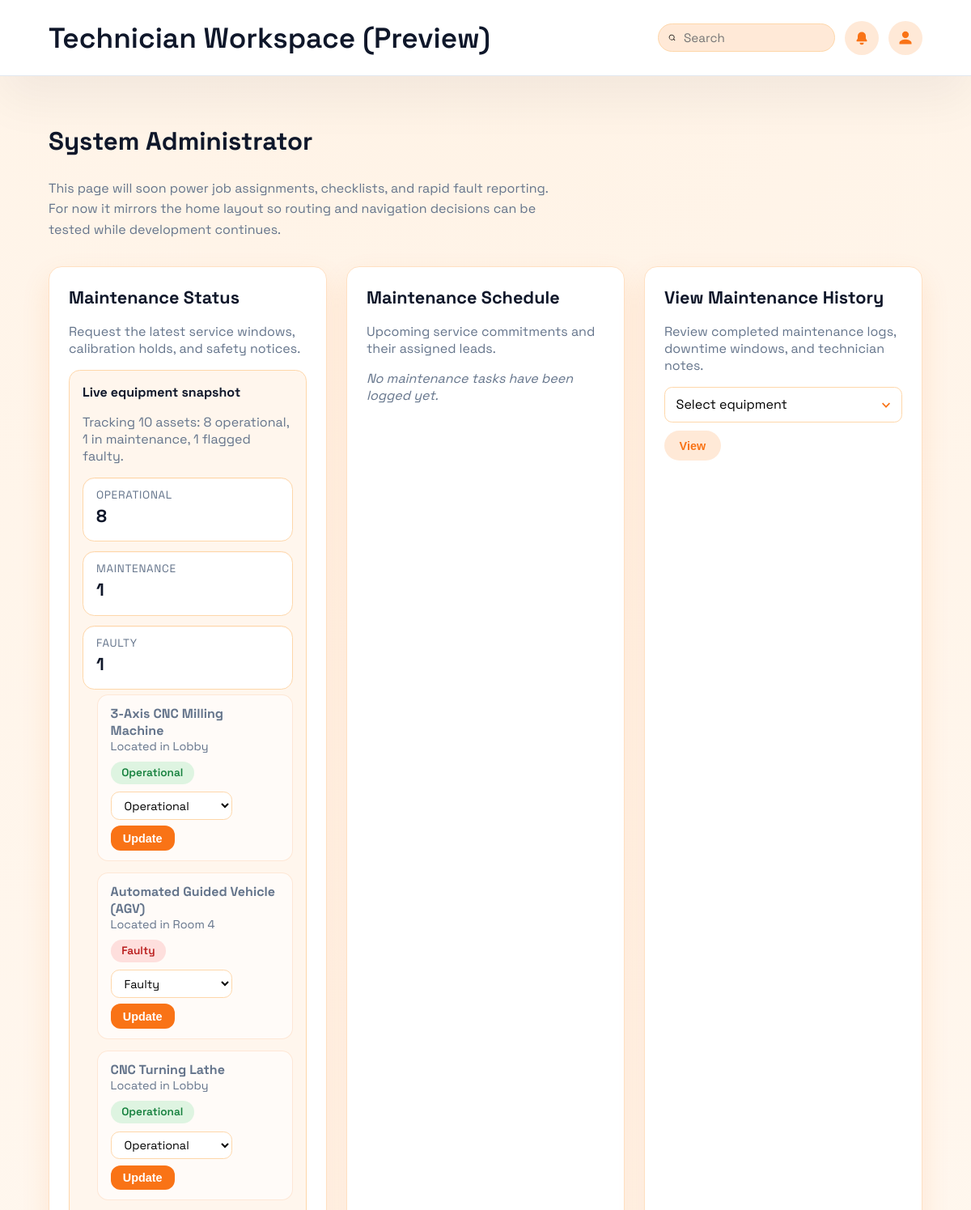
Before: /technician.php (signed in, upper part) with the older database file.
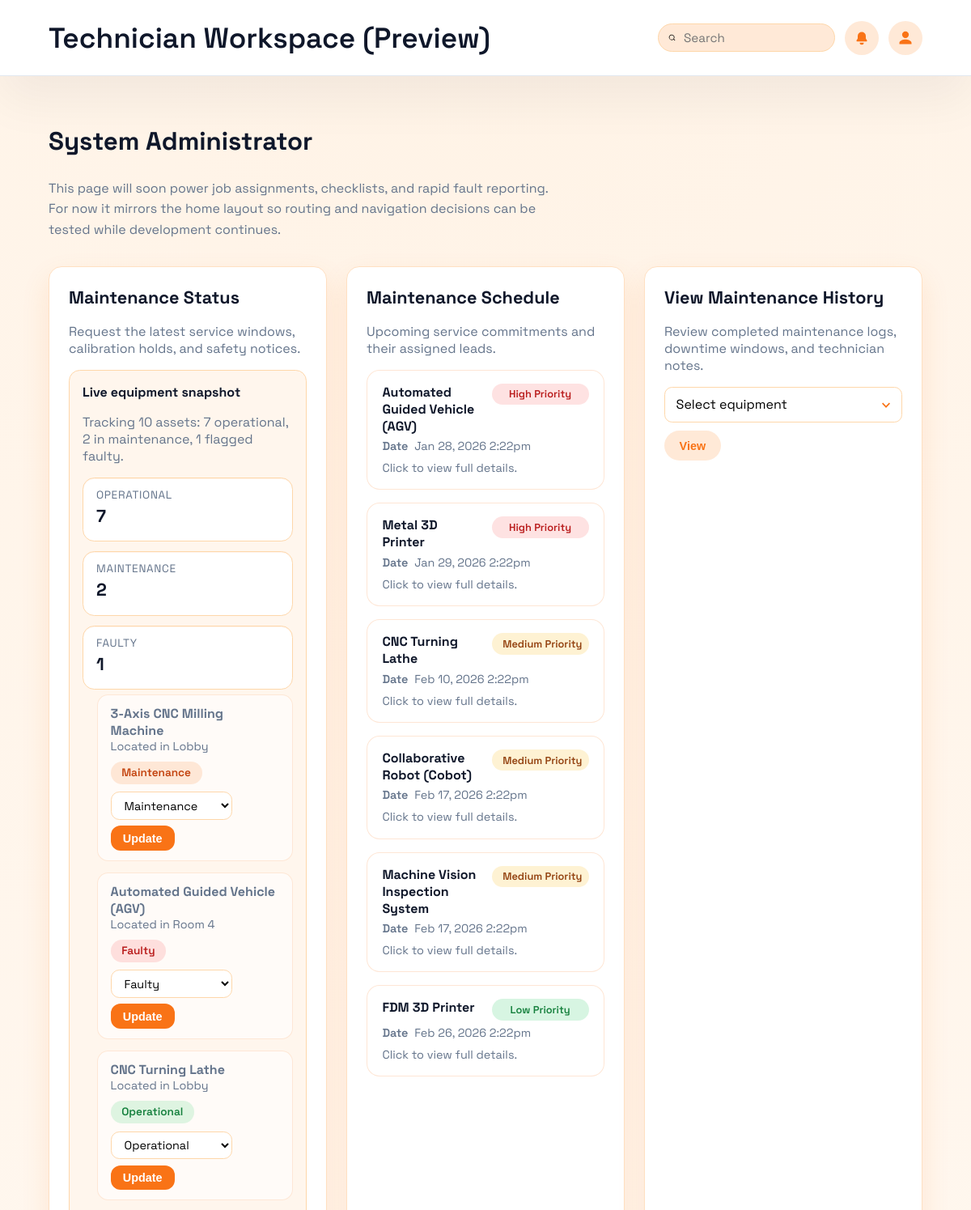
After: the same page with the newer database file.
### tables this page shows
CREATE TABLE `equipment` (
  `equipment_id` bigint(20) NOT NULL,
  `serial_no` varchar(80) DEFAULT NULL,
  `name` varchar(120) NOT NULL,
  `category` varchar(60) NOT NULL,
  `location` varchar(80) DEFAULT NULL,
  `manufacturer` varchar(80) DEFAULT NULL,
  `model` varchar(80) DEFAULT NULL,
  `risk_level` enum('low','medium','high') NOT NULL DEFAULT 'low',
  `current_status` enum('operational','maintenance','faulty') NOT NULL DEFAULT 'operational',
  `status_updated_at` datetime NOT NULL DEFAULT current_timestamp(),
  `status_updated_by` bigint(20) DEFAULT NULL,
  `notes` text DEFAULT NULL,
  `created_at` datetime NOT NULL DEFAULT current_timestamp(),
  `updated_at` datetime NOT NULL DEFAULT current_timestamp() ON UPDATE current_timestamp()
);

CREATE TABLE `maintenance_tasks` (
  `task_id` bigint(20) NOT NULL,
  `equipment_id` bigint(20) NOT NULL,
  `title` varchar(120) NOT NULL,
  `description` text DEFAULT NULL,
  `task_type` enum('preventive','corrective') NOT NULL DEFAULT 'corrective',
  `priority` enum('low','medium','high') NOT NULL DEFAULT 'medium',
  `status` enum('open','in_progress','done','cancelled') NOT NULL DEFAULT 'open',
  `scheduled_for` datetime DEFAULT NULL,
  `assigned_to` bigint(20) DEFAULT NULL,
  `created_by` bigint(20) NOT NULL,
  `completed_at` datetime DEFAULT NULL,
  `created_at` datetime NOT NULL DEFAULT current_timestamp(),
  `updated_at` datetime NOT NULL DEFAULT current_timestamp() ON UPDATE current_timestamp()
);

### session.php (called while the page is built, shortened)
<?php
if (!function_exists('current_user')) {
	function current_user(): ?array
	{
		return [
			'user_id' => (int) ($_SESSION['user_id'] ?? 0),
			'admin_number' => (string) ($_SESSION['admin_number'] ?? ''),
			'role_id' => (int) ($_SESSION['role_id'] ?? 0),
			'role_name' => (string) ($_SESSION['role_name'] ?? ''),
			'full_name' => (string) ($_SESSION['full_name'] ?? ''),
		];
	}
}
if (!function_exists('require_login')) {
	function require_login(array $allowedRoles = []): array
	{
		$user = current_user();
		if (!empty($allowedRoles)) {
			$normalized = array_map(static function ($role): string {
				return strtolower(trim((string) $role));
			}, $allowedRoles);
			$currentRole = strtolower(trim((string) ($user['role_name'] ?? '')));
		}
		return $user;
	}
}

### technician.php (the view, shortened to what the changed rows need)
<?php
require_once __DIR__ . '/session.php';
require_once __DIR__ . '/db.php';
function build_equipment_status_snapshot(mysqli $conn): array
{
	$rows = [];
	$counts = [
		'operational' => 0,
		'maintenance' => 0,
		'faulty' => 0,
	];
	$result = mysqli_query(
		$conn,
		'SELECT equipment_id, name, location, current_status FROM equipment ORDER BY name ASC'
	);
	while ($row = mysqli_fetch_assoc($result)) {
		$status = (string) ($row['current_status'] ?? 'operational');
		$counts[$status]++;
		$rows[] = [
			'equipment_id' => (int) ($row['equipment_id'] ?? 0),
			'name' => trim((string) ($row['name'] ?? 'Unnamed equipment')),
			'location' => trim((string) ($row['location'] ?? '')),
			'current_status' => $status,
		];
	}
	$total = count($rows);
	$message = $total > 0
		? sprintf(
			'Tracking %d assets: %d operational, %d in maintenance, %d flagged faulty.',
			$total,
			(int) ($counts['operational'] ?? 0),
			(int) ($counts['maintenance'] ?? 0),
			(int) ($counts['faulty'] ?? 0)
		)
		: 'No equipment records were found.';
	return [
		'rows' => $rows,
		'counts' => $counts,
		'message' => $message,
		'error' => null,
	];
}
function fetch_upcoming_maintenance_tasks(mysqli $conn): array
{
	$tasks = [];
	$error = null;
	$sql = "SELECT
			mt.task_id,
			mt.title,
			mt.description,
			mt.task_type,
			mt.priority,
			mt.status,
			mt.scheduled_for,
			e.name AS equipment_name,
			u.full_name AS assigned_to_name
		FROM maintenance_tasks mt
		LEFT JOIN equipment e ON e.equipment_id = mt.equipment_id
		LEFT JOIN users u ON u.user_id = mt.assigned_to
		WHERE mt.status NOT IN ('done', 'cancelled')
		ORDER BY
			CASE WHEN mt.scheduled_for IS NULL THEN 1 ELSE 0 END,
			mt.scheduled_for ASC,
			mt.created_at ASC";
	$result = mysqli_query($conn, $sql);
	if ($result === false) {
		$error = 'Unable to load maintenance tasks right now. Please try again later.';
	} else {
		while ($row = mysqli_fetch_assoc($result)) {
			$equipmentName = trim((string) ($row['equipment_name'] ?? ''));
			$title = trim((string) ($row['title'] ?? 'Untitled task'));
			$tasks[] = [
				'task_id' => (int) ($row['task_id'] ?? 0),
				'title' => $title,
				'description' => trim((string) ($row['description'] ?? '')),
				'task_type' => (string) ($row['task_type'] ?? 'corrective'),
				'priority' => (string) ($row['priority'] ?? 'medium'),
				'status' => (string) ($row['status'] ?? 'open'),
				'scheduled_for' => $row['scheduled_for'] ?? null,
				'equipment_name' => $equipmentName,
				'assigned_to_name' => trim((string) ($row['assigned_to_name'] ?? '')),
			];
		}
	}
	return [
		'tasks' => $tasks,
		'error' => $error,
	];
}
$currentUser = require_login(['technician', 'manager', 'admin']);
$userFullName = trim((string) ($currentUser['full_name'] ?? ''));
$maintenanceStatusVisible = false;
$maintenanceStatusMessage = '';
$equipmentStatusRows = [];
$equipmentStatusCounts = [
	'operational' => 0,
	'maintenance' => 0,
	'faulty' => 0,
];
$maintenanceScheduleError = '';
$allowedEquipmentStatuses = ['operational', 'maintenance', 'faulty'];
$shouldLoadStatusSnapshot = true;
if ($shouldLoadStatusSnapshot) {
	$snapshot = build_equipment_status_snapshot($conn);
	if ($snapshot['error'] !== null) {
		$maintenanceStatusError = $snapshot['error'];
		$maintenanceStatusVisible = false;
		$maintenanceStatusUpdateNotice = '';
	} else {
		$maintenanceStatusVisible = true;
		$equipmentStatusRows = $snapshot['rows'];
		$equipmentStatusCounts = $snapshot['counts'];
		$maintenanceStatusMessage = $snapshot['message'];
	}
}
$scheduleResult = fetch_upcoming_maintenance_tasks($conn);
$maintenanceScheduleTasks = $scheduleResult['tasks'];
?>
<!DOCTYPE html>
<html lang="en">
	<head>
	</head>
	<body>
		<header>
			<div class="banner">
				<h1>Technician Workspace (Preview)</h1>
			</div>
		</header>
		<main>
			<div class="intro">
				<h2><?php echo htmlspecialchars($userFullName, ENT_QUOTES); ?></h2>
			</div>
			<section class="grid">
				<div class="card">
					<h2>Maintenance Status</h2>
					<?php if ($maintenanceStatusVisible): ?>
						<div class="status-panel" aria-live="polite">
							<strong>Live equipment snapshot</strong>
							<?php if ($maintenanceStatusMessage !== ''): ?>
								<p><?php echo htmlspecialchars($maintenanceStatusMessage, ENT_QUOTES); ?></p>
							<?php endif; ?>
							<?php if (!empty($equipmentStatusRows)): ?>
								<div class="status-snapshot" role="list">
									<div class="status-chip" role="listitem">
										<span>Operational</span>
										<strong><?php echo (int) ($equipmentStatusCounts['operational'] ?? 0); ?></strong>
									</div>
									<div class="status-chip" role="listitem">
										<span>Maintenance</span>
										<strong><?php echo (int) ($equipmentStatusCounts['maintenance'] ?? 0); ?></strong>
									</div>
									<div class="status-chip" role="listitem">
										<span>Faulty</span>
										<strong><?php echo (int) ($equipmentStatusCounts['faulty'] ?? 0); ?></strong>
									</div>
								</div>
								<ul class="status-list">
									<?php foreach ($equipmentStatusRows as $equipmentRow): ?>
										<?php
											$rowEquipmentId = (int) ($equipmentRow['equipment_id'] ?? 0);
											$rowSelectId = 'status-select-' . $rowEquipmentId;
										?>
										<li class="status-row">
											<div class="status-info">
												<h3><?php echo htmlspecialchars($equipmentRow['name'], ENT_QUOTES); ?></h3>
												<?php if ($equipmentRow['location'] !== ''): ?>
													<p class="status-meta">Located in <?php echo htmlspecialchars($equipmentRow['location'], ENT_QUOTES); ?></p>
												<?php endif; ?>
											</div>
											<span class="status-badge status-<?php echo htmlspecialchars($equipmentRow['current_status'], ENT_QUOTES); ?>">
												<?php echo htmlspecialchars(ucfirst($equipmentRow['current_status']), ENT_QUOTES); ?>
											</span>
											<form class="status-edit-form" method="post" action="technician.php">
												<select name="new_status" id="<?php echo htmlspecialchars($rowSelectId, ENT_QUOTES); ?>">
													<?php foreach ($allowedEquipmentStatuses as $statusOption): ?>
														<option value="<?php echo htmlspecialchars($statusOption, ENT_QUOTES); ?>" <?php echo $equipmentRow['current_status'] === $statusOption ? 'selected' : ''; ?>>
															<?php echo htmlspecialchars(ucfirst($statusOption), ENT_QUOTES); ?>
														</option>
													<?php endforeach; ?>
												</select>
												<button type="submit">Update</button>
											</form>
										</li>
									<?php endforeach; ?>
								</ul>
							<?php endif; ?>
						</div>
					<?php endif; ?>
				</div>
				<div class="card">
					<h2>Maintenance Schedule</h2>
					<p>Upcoming service commitments and their assigned leads.</p>
					<?php if (empty($maintenanceScheduleTasks) && $maintenanceScheduleError === ''): ?>
						<p class="task-empty">No maintenance tasks have been logged yet.</p>
					<?php else: ?>
						<ul class="task-list">
							<?php foreach ($maintenanceScheduleTasks as $task): ?>
								<?php
									$scheduledLabel = 'Awaiting slot';
									if (!empty($task['scheduled_for'])) {
										$scheduledTime = date_create($task['scheduled_for']);
										if ($scheduledTime !== false) {
											$scheduledLabel = $scheduledTime->format('M j, Y g:ia');
										} else {
											$scheduledLabel = $task['scheduled_for'];
										}
									}
								?>
								<li>
									<details class="task-item">
										<summary>
											<div class="task-item-header">
												<h3><?php echo htmlspecialchars($task['equipment_name'], ENT_QUOTES); ?></h3>
												<span class="task-pill task-pill-priority-<?php echo htmlspecialchars($task['priority'], ENT_QUOTES); ?>">
													<?php echo htmlspecialchars(ucfirst($task['priority']), ENT_QUOTES); ?> priority
												</span>
											</div>
											<p class="task-meta">
												<span><strong>Date</strong> <?php echo htmlspecialchars($scheduledLabel, ENT_QUOTES); ?></span>
											</p>
											<p class="task-summary">Click to view full details.</p>
										</summary>
									</details>
								</li>
							<?php endforeach; ?>
						</ul>
					<?php endif; ?>
				</div>
				<div class="card">
					<h2>View Maintenance History</h2>
				</div>
			</section>
		</main>
	</body>
</html>

Changed rows visible on the page:
changed equipment "3-Axis CNC Milling Machine": current_status "Operational" → "Maintenance"; new_status "Operational" → "Maintenance"
added maintenance_tasks: equipment.name "Automated Guided Vehicle (AGV)", priority "High", scheduled_for "Jan 28, 2026 2:22pm"
added maintenance_tasks: equipment.name "Metal 3D Printer", priority "High", scheduled_for "Jan 29, 2026 2:22pm"
added maintenance_tasks: equipment.name "CNC Turning Lathe", priority "Medium", scheduled_for "Feb 10, 2026 2:22pm"
added maintenance_tasks: equipment.name "Collaborative Robot (Cobot)", priority "Medium", scheduled_for "Feb 17, 2026 2:22pm"
added maintenance_tasks: equipment.name "Machine Vision Inspection System", priority "Medium", scheduled_for "Feb 17, 2026 2:22pm"
added maintenance_tasks: equipment.name "FDM 3D Printer", priority "Low", scheduled_for "Feb 26, 2026 2:22pm"
Other visible differences:
$maintenanceStatusMessage: "Tracking 10 assets: 8 operational, 1 in maintenance, 1 flagged faulty." → "Tracking 10 assets: 7 operational, 2 in maintenance, 1 flagged faulty."
$equipmentStatusCounts['operational']: "8" → "7"
$equipmentStatusCounts['maintenance']: "1" → "2"
text no longer shown: "No maintenance tasks have been logged yet."
